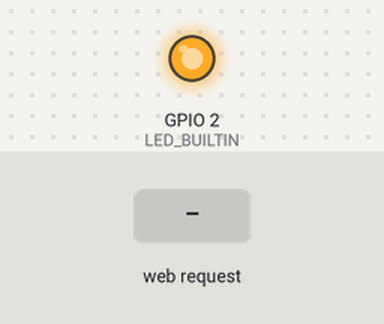
Bench run of a program on a simulated ESP8266 (NodeMCU). Shown: output pins drawn as LEDs (lit = HIGH, except the on-board LED, lit = LOW). The test bench sets the inputs (shaded band). What the program prints to the serial monitor is not drawn.

Above: at 1.2 s.
1.3 s: HTTP request GET /OFF received
At 2.0 s:
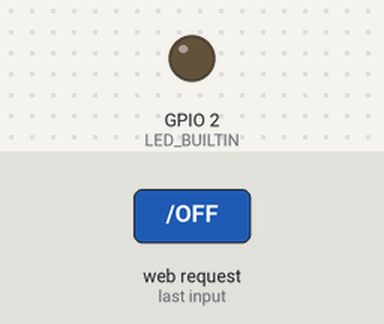
2.8 s: HTTP request GET /ON received
At 3.2 s:
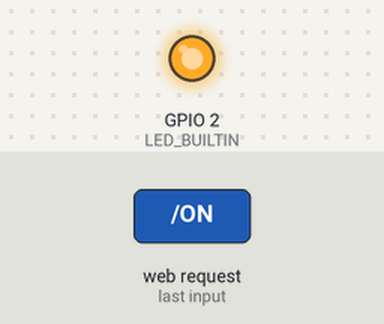
Timing chart, 0 to 5.8 s (numbered marks = the images above; inputs shaded):
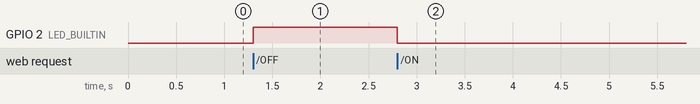

Measured:
- after the input at 1.3 s, GPIO 2 (LED_BUILTIN): LOW → HIGH at once
- after the input at 2.8 s, GPIO 2 (LED_BUILTIN): HIGH → LOW at once

The program:

main.cpp
```cpp
#include <Arduino.h>
#include <ESP8266WebServer.h>
#include <ESP8266WiFi.h>
#include <WiFiClient.h>

ESP8266WebServer server(80);

const char *ssid = "ESP_AP";
const char *password = "AP_PASS";       //8 digits at least.

/*
    Just a little test message.  Go to http://192.168.4.1 in a web browser
    connected to this access point to see it.
*/

void handleRoot() {
    server.send(200, "text/html", "<h1>You are connected</h1>");
}

void switchON() {
    digitalWrite(LED_BUILTIN, LOW);  //Turn LED ON

    String message = "LED is ON!\n";
    server.send(200, "text/plain", message);
}

void switchOFF() {
    digitalWrite(LED_BUILTIN, HIGH);  //Turn LED OFF

    String message = "LED is OFF!\n";
    server.send(200, "text/plain", message);
}

void setup() {
    Serial.begin(115200);
    Serial.println();
    Serial.print("Configuring access point...");
    /* You can remove the password parameter if you want the AP to be open. */
    WiFi.softAP(ssid, password);

    pinMode(LED_BUILTIN, OUTPUT);

    IPAddress myIP = WiFi.softAPIP();
    Serial.print("AP IP address: ");
    Serial.println(myIP);

    server.on("/", handleRoot);
    server.on("/ON", switchON);
    server.on("/OFF", switchOFF);
    server.begin();
    Serial.println("HTTP server started");
}

void loop() {
    server.handleClient();
}
```
